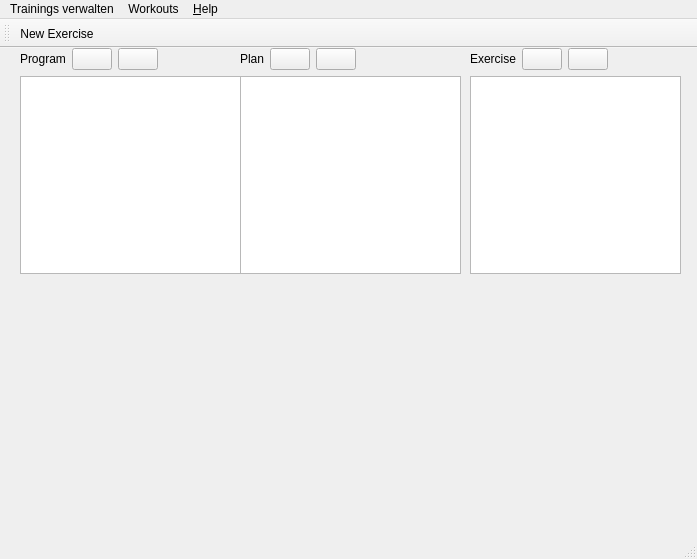
<?xml version="1.0" encoding="UTF-8"?>
<ui version="4.0">
 <class>MainWindow_training</class>
 <widget class="QMainWindow" name="MainWindow_training">
  <property name="geometry">
   <rect>
    <x>0</x>
    <y>0</y>
    <width>697</width>
    <height>559</height>
   </rect>
  </property>
  <property name="windowTitle">
   <string>Speck Weg!</string>
  </property>
  <widget class="QWidget" name="centralwidget">
   <widget class="QWidget" name="">
    <property name="geometry">
     <rect>
      <x>20</x>
      <y>0</y>
      <width>221</width>
      <height>226</height>
     </rect>
    </property>
    <layout class="QVBoxLayout" name="verticalLayout">
     <item>
      <layout class="QHBoxLayout" name="horizontalLayout">
       <item>
        <widget class="QLabel" name="label">
         <property name="text">
          <string>Program</string>
         </property>
        </widget>
       </item>
       <item>
        <widget class="QPushButton" name="pushButton_add_program">
         <property name="toolTip">
          <string>New program</string>
         </property>
         <property name="text">
          <string/>
         </property>
         <property name="icon">
          <iconset resource="resources/resources.qrc">
           <normaloff>:/icons/plus-solid.svg</normaloff>:/icons/plus-solid.svg</iconset>
         </property>
        </widget>
       </item>
       <item>
        <widget class="QPushButton" name="pushButton_remove_program">
         <property name="toolTip">
          <string>Remove program</string>
         </property>
         <property name="text">
          <string/>
         </property>
         <property name="icon">
          <iconset resource="resources/resources.qrc">
           <normaloff>:/icons/minus-solid.svg</normaloff>:/icons/minus-solid.svg</iconset>
         </property>
        </widget>
       </item>
       <item>
        <spacer name="horizontalSpacer">
         <property name="orientation">
          <enum>Qt::Horizontal</enum>
         </property>
         <property name="sizeHint" stdset="0">
          <size>
           <width>40</width>
           <height>20</height>
          </size>
         </property>
        </spacer>
       </item>
      </layout>
     </item>
     <item>
      <widget class="QListWidget" name="listWidget_program"/>
     </item>
    </layout>
   </widget>
   <widget class="QWidget" name="">
    <property name="geometry">
     <rect>
      <x>240</x>
      <y>0</y>
      <width>221</width>
      <height>226</height>
     </rect>
    </property>
    <layout class="QVBoxLayout" name="verticalLayout_2">
     <item>
      <layout class="QHBoxLayout" name="horizontalLayout_2">
       <item>
        <widget class="QLabel" name="label_2">
         <property name="text">
          <string>Plan</string>
         </property>
        </widget>
       </item>
       <item>
        <widget class="QPushButton" name="pushButton_add_plan">
         <property name="toolTip">
          <string>New plan</string>
         </property>
         <property name="text">
          <string/>
         </property>
         <property name="icon">
          <iconset resource="resources/resources.qrc">
           <normaloff>:/icons/plus-solid.svg</normaloff>:/icons/plus-solid.svg</iconset>
         </property>
        </widget>
       </item>
       <item>
        <widget class="QPushButton" name="pushButton_remove_plan">
         <property name="toolTip">
          <string>Remove plan</string>
         </property>
         <property name="text">
          <string/>
         </property>
         <property name="icon">
          <iconset resource="resources/resources.qrc">
           <normaloff>:/icons/minus-solid.svg</normaloff>:/icons/minus-solid.svg</iconset>
         </property>
        </widget>
       </item>
       <item>
        <spacer name="horizontalSpacer_2">
         <property name="orientation">
          <enum>Qt::Horizontal</enum>
         </property>
         <property name="sizeHint" stdset="0">
          <size>
           <width>40</width>
           <height>20</height>
          </size>
         </property>
        </spacer>
       </item>
      </layout>
     </item>
     <item>
      <widget class="QListWidget" name="listWidget_plan"/>
     </item>
    </layout>
   </widget>
   <widget class="QWidget" name="">
    <property name="geometry">
     <rect>
      <x>470</x>
      <y>0</y>
      <width>211</width>
      <height>226</height>
     </rect>
    </property>
    <layout class="QVBoxLayout" name="verticalLayout_3">
     <item>
      <layout class="QHBoxLayout" name="horizontalLayout_3">
       <item>
        <widget class="QLabel" name="label_3">
         <property name="text">
          <string>Exercise</string>
         </property>
        </widget>
       </item>
       <item>
        <widget class="QPushButton" name="pushButton_add_exercise">
         <property name="text">
          <string/>
         </property>
         <property name="icon">
          <iconset resource="resources/resources.qrc">
           <normaloff>:/icons/plus-solid.svg</normaloff>:/icons/plus-solid.svg</iconset>
         </property>
        </widget>
       </item>
       <item>
        <widget class="QPushButton" name="pushButton_remove_exercise">
         <property name="text">
          <string/>
         </property>
         <property name="icon">
          <iconset resource="resources/resources.qrc">
           <normaloff>:/icons/minus-solid.svg</normaloff>:/icons/minus-solid.svg</iconset>
         </property>
        </widget>
       </item>
       <item>
        <spacer name="horizontalSpacer_3">
         <property name="orientation">
          <enum>Qt::Horizontal</enum>
         </property>
         <property name="sizeHint" stdset="0">
          <size>
           <width>40</width>
           <height>20</height>
          </size>
         </property>
        </spacer>
       </item>
      </layout>
     </item>
     <item>
      <widget class="QListView" name="listView"/>
     </item>
    </layout>
   </widget>
  </widget>
  <widget class="QMenuBar" name="menubar">
   <property name="geometry">
    <rect>
     <x>0</x>
     <y>0</y>
     <width>697</width>
     <height>22</height>
    </rect>
   </property>
   <widget class="QMenu" name="menu_training">
    <property name="title">
     <string>Trainings verwalten</string>
    </property>
    <addaction name="action_new_exercise"/>
   </widget>
   <widget class="QMenu" name="menu_workout">
    <property name="title">
     <string>Workouts</string>
    </property>
   </widget>
   <widget class="QMenu" name="menu_help">
    <property name="title">
     <string>&amp;Help</string>
    </property>
    <addaction name="action_about"/>
   </widget>
   <addaction name="menu_training"/>
   <addaction name="menu_workout"/>
   <addaction name="menu_help"/>
  </widget>
  <widget class="QToolBar" name="training_toolbar">
   <property name="windowTitle">
    <string>toolBar</string>
   </property>
   <attribute name="toolBarArea">
    <enum>TopToolBarArea</enum>
   </attribute>
   <attribute name="toolBarBreak">
    <bool>false</bool>
   </attribute>
   <addaction name="action_new_exercise"/>
  </widget>
  <widget class="QStatusBar" name="statusBar"/>
  <action name="action_new_exercise">
   <property name="icon">
    <iconset resource="resources/resources.qrc">
     <normaloff>:/icons/plus-solid.svg</normaloff>:/icons/plus-solid.svg</iconset>
   </property>
   <property name="text">
    <string>New Exercise</string>
   </property>
   <property name="toolTip">
    <string>Create a new Exercise</string>
   </property>
  </action>
  <action name="action_about">
   <property name="icon">
    <iconset resource="resources/resources.qrc">
     <normaloff>:/icons/info-solid.svg</normaloff>:/icons/info-solid.svg</iconset>
   </property>
   <property name="text">
    <string>&amp;About</string>
   </property>
  </action>
 </widget>
 <resources>
  <include location="resources/resources.qrc"/>
 </resources>
 <connections/>
</ui>
